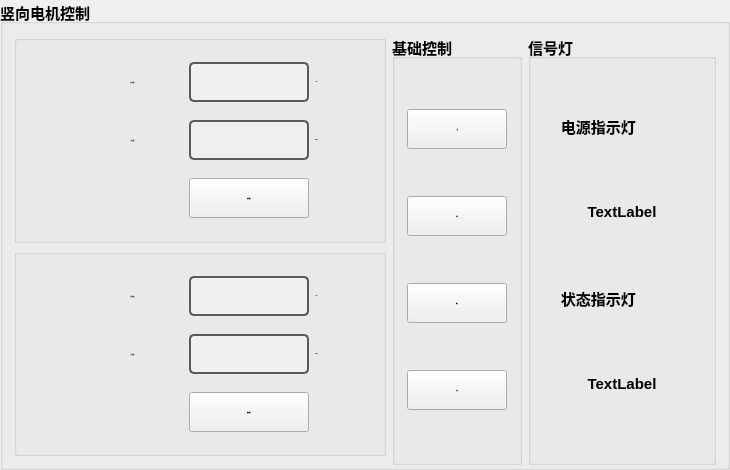
     <widget class="QGroupBox" name="groupBox_25">
      <property name="geometry">
       <rect>
        <x>10</x>
        <y>0</y>
        <width>730</width>
        <height>470</height>
       </rect>
      </property>
      <property name="minimumSize">
       <size>
        <width>730</width>
        <height>470</height>
       </size>
      </property>
      <property name="maximumSize">
       <size>
        <width>530</width>
        <height>430</height>
       </size>
      </property>
      <property name="font">
       <font>
        <pointsize>11</pointsize>
        <bold>true</bold>
       </font>
      </property>
      <property name="title">
       <string>竖向电机控制</string>
      </property>
      <layout class="QGridLayout" name="gridLayout_29">
       <item row="0" column="0">
        <widget class="QGroupBox" name="groupBox_118">
         <property name="minimumSize">
          <size>
           <width>370</width>
           <height>160</height>
          </size>
         </property>
         <property name="font">
          <font>
           <family>宋体</family>
           <pointsize>10</pointsize>
          </font>
         </property>
         <property name="styleSheet">
          <string notr="true"/>
         </property>
         <property name="title">
          <string/>
         </property>
         <layout class="QGridLayout" name="gridLayout_121">
          <item row="1" column="3">
           <widget class="QLabel" name="label_299">
            <property name="font">
             <font>
              <family>Arial</family>
              <pointsize>-1</pointsize>
              <bold>true</bold>
             </font>
            </property>
            <property name="text">
             <string>mm/s</string>
            </property>
            <property name="alignment">
             <set>Qt::AlignCenter</set>
            </property>
           </widget>
          </item>
          <item row="1" column="4">
           <spacer name="horizontalSpacer_95">
            <property name="orientation">
             <enum>Qt::Horizontal</enum>
            </property>
            <property name="sizeHint" stdset="0">
             <size>
              <width>40</width>
              <height>20</height>
             </size>
            </property>
           </spacer>
          </item>
          <item row="1" column="1">
           <widget class="QLabel" name="RelativeSpeed_label_8">
            <property name="minimumSize">
             <size>
              <width>80</width>
              <height>40</height>
             </size>
            </property>
            <property name="font">
             <font>
              <family>Arial</family>
              <pointsize>-1</pointsize>
              <bold>true</bold>
             </font>
            </property>
            <property name="text">
             <string>目标速度：</string>
            </property>
            <property name="alignment">
             <set>Qt::AlignCenter</set>
            </property>
           </widget>
          </item>
          <item row="0" column="1">
           <widget class="QLabel" name="MoveRelative_label_8">
            <property name="minimumSize">
             <size>
              <width>100</width>
              <height>40</height>
             </size>
            </property>
            <property name="font">
             <font>
              <family>Arial</family>
              <pointsize>-1</pointsize>
              <bold>true</bold>
             </font>
            </property>
            <property name="text">
             <string>相对位置：</string>
            </property>
            <property name="alignment">
             <set>Qt::AlignCenter</set>
            </property>
           </widget>
          </item>
          <item row="2" column="2">
           <widget class="QPushButton" name="H_btnRelativeMove">
            <property name="minimumSize">
             <size>
              <width>0</width>
              <height>40</height>
             </size>
            </property>
            <property name="font">
             <font>
              <family>Arial</family>
              <pointsize>-1</pointsize>
              <bold>true</bold>
             </font>
            </property>
            <property name="text">
             <string>相对移动</string>
            </property>
           </widget>
          </item>
          <item row="0" column="2">
           <widget class="QLineEdit" name="MoveRelative_textBox_8">
            <property name="minimumSize">
             <size>
              <width>120</width>
              <height>40</height>
             </size>
            </property>
            <property name="maximumSize">
             <size>
              <width>120</width>
              <height>40</height>
             </size>
            </property>
            <property name="font">
             <font>
              <family>Arial</family>
              <pointsize>-1</pointsize>
              <bold>true</bold>
             </font>
            </property>
            <property name="styleSheet">
             <string notr="true">QLineEdit {
    border: 2px solid #5A5A5A; /* 边框颜色 */
    border-radius: 5px; /* 边框圆角 */
    background-color: #F0F0F0; /* 背景色 */
    color: #000; /* 字体颜色 */
    padding: 5px; /* 内边距 */
}

QLineEdit:focus {
    border-color: #3D7848; /* 聚焦时边框颜色 */
}

QLineEdit:disabled {
    background-color: #ECECEC; /* 禁用状态的背景色 */
    color: #A0A0A0; /* 禁用状态的字体颜色 */
}
</string>
            </property>
            <property name="alignment">
             <set>Qt::AlignCenter</set>
            </property>
           </widget>
          </item>
          <item row="0" column="3">
           <widget class="QLabel" name="label_300">
            <property name="font">
             <font>
              <family>Arial</family>
              <pointsize>-1</pointsize>
              <bold>true</bold>
             </font>
            </property>
            <property name="text">
             <string>mm</string>
            </property>
            <property name="alignment">
             <set>Qt::AlignCenter</set>
            </property>
           </widget>
          </item>
          <item row="1" column="2">
           <widget class="QLineEdit" name="RelativeSpeed_textBox_8">
            <property name="minimumSize">
             <size>
              <width>120</width>
              <height>40</height>
             </size>
            </property>
            <property name="maximumSize">
             <size>
              <width>120</width>
              <height>40</height>
             </size>
            </property>
            <property name="font">
             <font>
              <family>Arial</family>
              <pointsize>-1</pointsize>
              <bold>true</bold>
             </font>
            </property>
            <property name="styleSheet">
             <string notr="true">QLineEdit {
    border: 2px solid #5A5A5A; /* 边框颜色 */
    border-radius: 5px; /* 边框圆角 */
    background-color: #F0F0F0; /* 背景色 */
    color: #000; /* 字体颜色 */
    padding: 5px; /* 内边距 */
}

QLineEdit:focus {
    border-color: #3D7848; /* 聚焦时边框颜色 */
}

QLineEdit:disabled {
    background-color: #ECECEC; /* 禁用状态的背景色 */
    color: #A0A0A0; /* 禁用状态的字体颜色 */
}
</string>
            </property>
            <property name="alignment">
             <set>Qt::AlignCenter</set>
            </property>
           </widget>
          </item>
          <item row="1" column="0">
           <spacer name="horizontalSpacer_94">
            <property name="orientation">
             <enum>Qt::Horizontal</enum>
            </property>
            <property name="sizeHint" stdset="0">
             <size>
              <width>40</width>
              <height>20</height>
             </size>
            </property>
           </spacer>
          </item>
         </layout>
        </widget>
       </item>
       <item row="0" column="1" rowspan="2">
        <widget class="QGroupBox" name="groupBox_119">
         <property name="minimumSize">
          <size>
           <width>130</width>
           <height>430</height>
          </size>
         </property>
         <property name="title">
          <string>基础控制</string>
         </property>
         <layout class="QGridLayout" name="gridLayout_35">
          <item row="0" column="0">
           <widget class="QPushButton" name="btnPower">
            <property name="minimumSize">
             <size>
              <width>100</width>
              <height>40</height>
             </size>
            </property>
            <property name="maximumSize">
             <size>
              <width>80</width>
              <height>40</height>
             </size>
            </property>
            <property name="font">
             <font>
              <family>Arial</family>
              <pointsize>-1</pointsize>
              <bold>true</bold>
             </font>
            </property>
            <property name="text">
             <string>上电</string>
            </property>
            <property name="icon">
             <iconset>
              <normaloff>Icon/unpower.png</normaloff>
              <normalon>Icon/power.png</normalon>Icon/unpower.png</iconset>
            </property>
            <property name="checkable">
             <bool>true</bool>
            </property>
           </widget>
          </item>
          <item row="1" column="0">
           <widget class="QPushButton" name="Back_zero">
            <property name="minimumSize">
             <size>
              <width>100</width>
              <height>40</height>
             </size>
            </property>
            <property name="maximumSize">
             <size>
              <width>80</width>
              <height>40</height>
             </size>
            </property>
            <property name="font">
             <font>
              <family>Arial</family>
              <pointsize>-1</pointsize>
              <bold>true</bold>
             </font>
            </property>
            <property name="text">
             <string>寻零</string>
            </property>
            <property name="icon">
             <iconset>
              <normaloff>Icon/unpower.png</normaloff>
              <normalon>Icon/power.png</normalon>Icon/unpower.png</iconset>
            </property>
            <property name="checkable">
             <bool>true</bool>
            </property>
           </widget>
          </item>
          <item row="2" column="0">
           <widget class="QPushButton" name="Shux_Stop">
            <property name="minimumSize">
             <size>
              <width>100</width>
              <height>40</height>
             </size>
            </property>
            <property name="maximumSize">
             <size>
              <width>100</width>
              <height>40</height>
             </size>
            </property>
            <property name="font">
             <font>
              <family>Arial</family>
              <pointsize>-1</pointsize>
              <bold>true</bold>
             </font>
            </property>
            <property name="text">
             <string>停止</string>
            </property>
            <property name="icon">
             <iconset>
              <normaloff>Icon/stop.png</normaloff>Icon/stop.png</iconset>
            </property>
            <property name="checkable">
             <bool>false</bool>
            </property>
           </widget>
          </item>
          <item row="3" column="0">
           <widget class="QPushButton" name="Shux_Reset">
            <property name="minimumSize">
             <size>
              <width>100</width>
              <height>40</height>
             </size>
            </property>
            <property name="maximumSize">
             <size>
              <width>80</width>
              <height>40</height>
             </size>
            </property>
            <property name="font">
             <font>
              <family>Arial</family>
              <pointsize>-1</pointsize>
              <bold>true</bold>
             </font>
            </property>
            <property name="text">
             <string>复位</string>
            </property>
            <property name="icon">
             <iconset>
              <normaloff>Icon/Reset.png</normaloff>Icon/Reset.png</iconset>
            </property>
           </widget>
          </item>
         </layout>
        </widget>
       </item>
       <item row="0" column="2" rowspan="2">
        <widget class="QGroupBox" name="groupBox_120">
         <property name="minimumSize">
          <size>
           <width>188</width>
           <height>430</height>
          </size>
         </property>
         <property name="title">
          <string>信号灯</string>
         </property>
         <layout class="QGridLayout" name="gridLayout_33">
          <item row="0" column="0">
           <layout class="QGridLayout" name="gridLayout_30">
            <item row="0" column="0">
             <widget class="QLabel" name="label_64">
              <property name="maximumSize">
               <size>
                <width>166</width>
                <height>70</height>
               </size>
              </property>
              <property name="text">
               <string>     电源指示灯</string>
              </property>
             </widget>
            </item>
            <item row="1" column="0">
             <widget class="QLabel" name="label3_er_69">
              <property name="minimumSize">
               <size>
                <width>90</width>
                <height>90</height>
               </size>
              </property>
              <property name="maximumSize">
               <size>
                <width>166</width>
                <height>90</height>
               </size>
              </property>
              <property name="text">
               <string>TextLabel</string>
              </property>
              <property name="alignment">
               <set>Qt::AlignCenter</set>
              </property>
             </widget>
            </item>
            <item row="2" column="0">
             <widget class="QLabel" name="label_65">
              <property name="sizePolicy">
               <sizepolicy hsizetype="Minimum" vsizetype="Preferred">
                <horstretch>0</horstretch>
                <verstretch>0</verstretch>
               </sizepolicy>
              </property>
              <property name="maximumSize">
               <size>
                <width>166</width>
                <height>70</height>
               </size>
              </property>
              <property name="text">
               <string>     状态指示灯</string>
              </property>
             </widget>
            </item>
            <item row="3" column="0">
             <widget class="QLabel" name="label3_er_70">
              <property name="minimumSize">
               <size>
                <width>90</width>
                <height>90</height>
               </size>
              </property>
              <property name="maximumSize">
               <size>
                <width>166</width>
                <height>90</height>
               </size>
              </property>
              <property name="text">
               <string>TextLabel</string>
              </property>
              <property name="alignment">
               <set>Qt::AlignCenter</set>
              </property>
             </widget>
            </item>
           </layout>
          </item>
         </layout>
        </widget>
       </item>
       <item row="1" column="0">
        <widget class="QGroupBox" name="groupBox_117">
         <property name="minimumSize">
          <size>
           <width>370</width>
           <height>160</height>
          </size>
         </property>
         <property name="font">
          <font>
           <family>宋体</family>
           <pointsize>10</pointsize>
          </font>
         </property>
         <property name="title">
          <string/>
         </property>
         <layout class="QGridLayout" name="gridLayout_120">
          <item row="1" column="3">
           <widget class="QLabel" name="label_292">
            <property name="font">
             <font>
              <family>Arial</family>
              <pointsize>-1</pointsize>
              <bold>true</bold>
             </font>
            </property>
            <property name="text">
             <string>mm/s</string>
            </property>
            <property name="alignment">
             <set>Qt::AlignCenter</set>
            </property>
           </widget>
          </item>
          <item row="0" column="3">
           <widget class="QLabel" name="label_285">
            <property name="font">
             <font>
              <family>Arial</family>
              <pointsize>-1</pointsize>
              <bold>true</bold>
             </font>
            </property>
            <property name="text">
             <string>mm</string>
            </property>
            <property name="alignment">
             <set>Qt::AlignCenter</set>
            </property>
           </widget>
          </item>
          <item row="1" column="4">
           <spacer name="horizontalSpacer_92">
            <property name="orientation">
             <enum>Qt::Horizontal</enum>
            </property>
            <property name="sizeHint" stdset="0">
             <size>
              <width>40</width>
              <height>20</height>
             </size>
            </property>
           </spacer>
          </item>
          <item row="1" column="1">
           <widget class="QLabel" name="AbsoluteSpeed_label_12">
            <property name="minimumSize">
             <size>
              <width>80</width>
              <height>40</height>
             </size>
            </property>
            <property name="font">
             <font>
              <family>Arial</family>
              <pointsize>-1</pointsize>
              <bold>true</bold>
             </font>
            </property>
            <property name="text">
             <string>目标速度：</string>
            </property>
            <property name="alignment">
             <set>Qt::AlignCenter</set>
            </property>
           </widget>
          </item>
          <item row="2" column="2">
           <widget class="QPushButton" name="btnAbsoluteMove_11">
            <property name="minimumSize">
             <size>
              <width>0</width>
              <height>40</height>
             </size>
            </property>
            <property name="font">
             <font>
              <family>Arial</family>
              <pointsize>-1</pointsize>
              <bold>true</bold>
             </font>
            </property>
            <property name="text">
             <string>绝对移动</string>
            </property>
           </widget>
          </item>
          <item row="0" column="2">
           <widget class="QLineEdit" name="MoveAbsolute_textBox_11">
            <property name="minimumSize">
             <size>
              <width>120</width>
              <height>40</height>
             </size>
            </property>
            <property name="maximumSize">
             <size>
              <width>120</width>
              <height>40</height>
             </size>
            </property>
            <property name="font">
             <font>
              <family>Arial</family>
              <pointsize>-1</pointsize>
              <bold>true</bold>
             </font>
            </property>
            <property name="styleSheet">
             <string notr="true">QLineEdit {
    border: 2px solid #5A5A5A; /* 边框颜色 */
    border-radius: 5px; /* 边框圆角 */
    background-color: #F0F0F0; /* 背景色 */
    color: #000; /* 字体颜色 */
    padding: 5px; /* 内边距 */
}

QLineEdit:focus {
    border-color: #3D7848; /* 聚焦时边框颜色 */
}

QLineEdit:disabled {
    background-color: #ECECEC; /* 禁用状态的背景色 */
    color: #A0A0A0; /* 禁用状态的字体颜色 */
}
</string>
            </property>
            <property name="alignment">
             <set>Qt::AlignCenter</set>
            </property>
           </widget>
          </item>
          <item row="1" column="0">
           <spacer name="horizontalSpacer_93">
            <property name="orientation">
             <enum>Qt::Horizontal</enum>
            </property>
            <property name="sizeHint" stdset="0">
             <size>
              <width>40</width>
              <height>20</height>
             </size>
            </property>
           </spacer>
          </item>
          <item row="0" column="1">
           <widget class="QLabel" name="MoveAbsolute_label_12">
            <property name="minimumSize">
             <size>
              <width>100</width>
              <height>40</height>
             </size>
            </property>
            <property name="font">
             <font>
              <family>Arial</family>
              <pointsize>-1</pointsize>
              <bold>true</bold>
             </font>
            </property>
            <property name="text">
             <string>绝对位置：</string>
            </property>
            <property name="alignment">
             <set>Qt::AlignCenter</set>
            </property>
           </widget>
          </item>
          <item row="1" column="2">
           <widget class="QLineEdit" name="AbsoluteSpeed_textBox_11">
            <property name="minimumSize">
             <size>
              <width>120</width>
              <height>40</height>
             </size>
            </property>
            <property name="maximumSize">
             <size>
              <width>120</width>
              <height>40</height>
             </size>
            </property>
            <property name="font">
             <font>
              <family>Arial</family>
              <pointsize>-1</pointsize>
              <bold>true</bold>
             </font>
            </property>
            <property name="styleSheet">
             <string notr="true">QLineEdit {
    border: 2px solid #5A5A5A; /* 边框颜色 */
    border-radius: 5px; /* 边框圆角 */
    background-color: #F0F0F0; /* 背景色 */
    color: #000; /* 字体颜色 */
    padding: 5px; /* 内边距 */
}

QLineEdit:focus {
    border-color: #3D7848; /* 聚焦时边框颜色 */
}

QLineEdit:disabled {
    background-color: #ECECEC; /* 禁用状态的背景色 */
    color: #A0A0A0; /* 禁用状态的字体颜色 */
}
</string>
            </property>
            <property name="alignment">
             <set>Qt::AlignCenter</set>
            </property>
           </widget>
          </item>
         </layout>
        </widget>
       </item>
      </layout>
     </widget>
